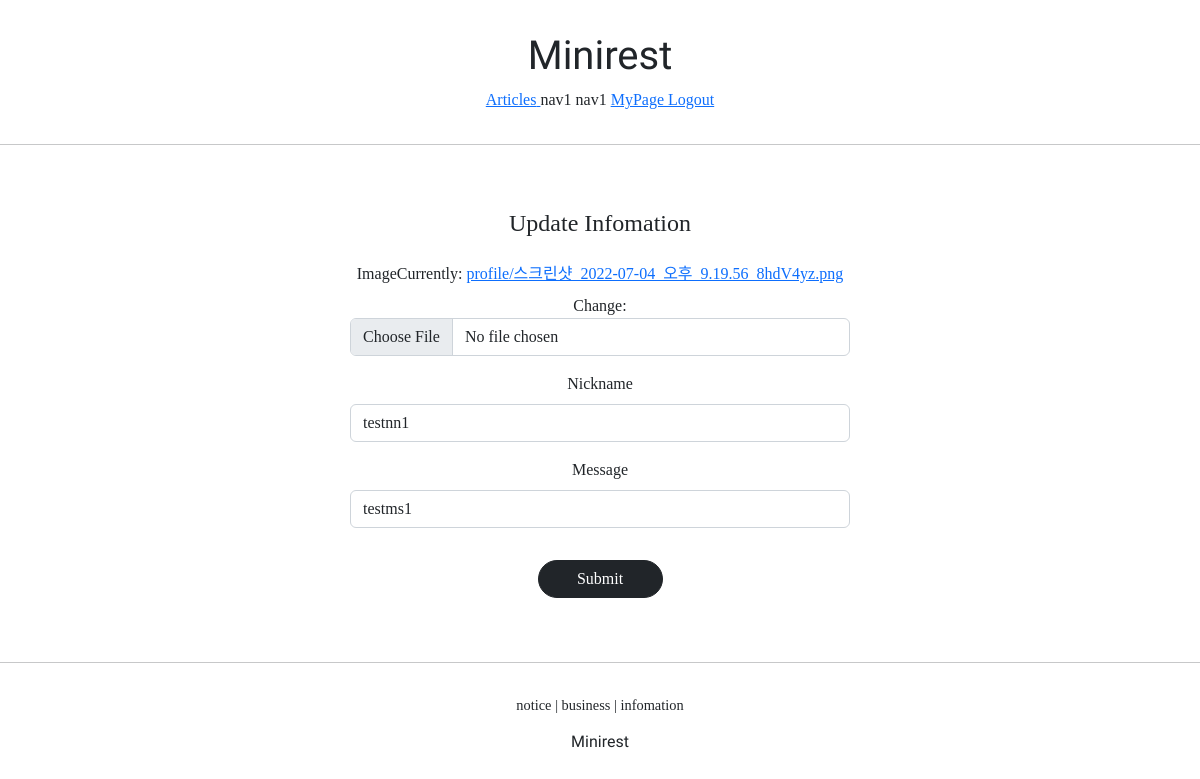
The page /profiles/update/1 (signed in) on the database as committed earlier.
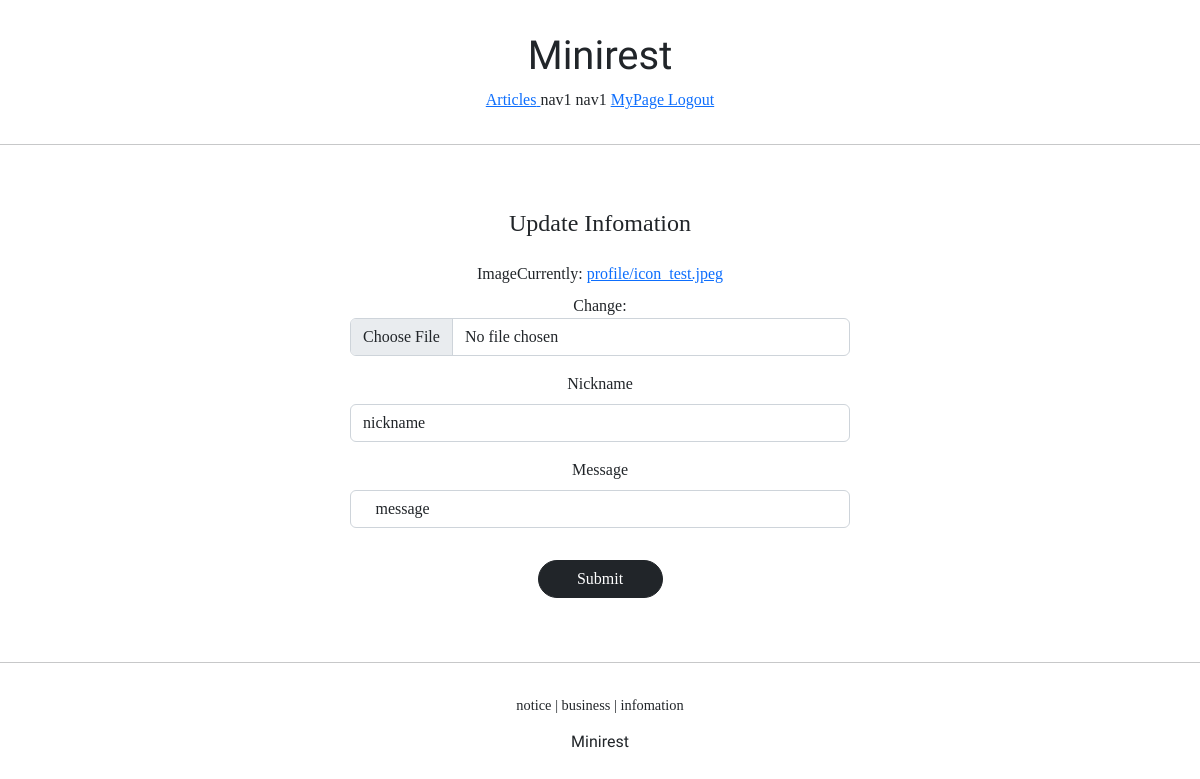
The same page on the database as committed later.
### profileapp/models.py (models this page shows)
class Profile(models.Model):
    user = models.OneToOneField(User, on_delete=models.CASCADE, related_name='profile') # user객체가 사라지면 프로필도 같이 삭제
    image = models.ImageField(upload_to='profile/', null=True) # media 밑에 profile 경로에 저장이 된다.
    nickname = models.CharField(max_length=20, unique=True, null=True)
    message = models.CharField(max_length=100, null=True)

### profileapp/views.py (the view, shortened to what this page needs)
# urls.py: path('update/<int:pk>', ProfileUpdateView.as_view(), name='update'),
@method_decorator(profile_ownership_required, 'get')
@method_decorator(profile_ownership_required, 'post')
class ProfileUpdateView(UpdateView):
    model = Profile
    context_object_name = 'target_profile'
    form_class = ProfileCreationForm
    template_name = 'profileapp/update.html'

### profileapp/forms.py
class ProfileCreationForm(ModelForm):
    class Meta:
        model = Profile
        fields = ['image', 'nickname', 'message'] # user는 서버에서 따로 처리

### profileapp/templates/profileapp/update.html (shortened to what this page needs)
{% extends 'base.html' %}
{% load django_bootstrap5 %}
{% block content %}
    <div style="text-align: center; max-width: 500px; margin: 4rem auto;">
        <div class="mb-4">
            <h4>Update Infomation</h4>
        </div>
        <form action="{% url 'profileapp:update' pk=target_profile.pk %}" method="post" enctype="multipart/form-data">
            {% bootstrap_form form %}
            <input type="submit" class="btn btn-dark rounded-pill col-3 mt-3">
        </form>
    </div>
{% endblock %}

### templates/base.html
<!DOCTYPE html>
<html lang="ko">
{% include 'head.html' %}
<body style="font-family: 'NanumSquareR';">
    {% include 'header.html' %}
    <hr>
    {% block content %}
    {% endblock %}
    <hr>
    {% include 'footer.html' %}
</body>
</html>

### templates/head.html (shortened to what this page needs)
{% load static %}
<head>
    <link href="https://cdn.jsdelivr.net/npm/bootstrap@5.2.0-beta1/dist/css/bootstrap.min.css" rel="stylesheet">
    <link rel="stylesheet" type="text/css" href="{% static 'base.css' %}">
</head>

### templates/header.html
<div class="minirest_header">
    <h1 class="minirest_logo">Minirest</h1>
    <div>
        <a href="{% url 'articleapp:list' %}">
            <span>Articles</span>
        </a>
        <span>nav1</span>
        <span>nav1</span>
        {% if not user.is_authenticated %}
        <a href="{% url 'accountapp:login' %}?next={{ request.path }}">
            <span>Login</span>
        </a>
        <a href="{% url 'accountapp:create' %}">
            <span>SingUp</span>
        </a>
        {% else %}
        <a href="{% url 'accountapp:detail' pk=user.pk %}">
            <span>MyPage</span>
        </a>
        <a href="{% url 'accountapp:logout' %}?next={{ request.path }}">
            <span>Logout</span>
        </a>
        {% endif %}
    </div>
</div>

### templates/footer.html
<div class="minirest_footer">
    <div class="minirest_footer_button">
        <span>notice</span> |
        <span>business</span> |
        <span>infomation</span>
    </div>
    <div style="margin-top: 1rem;">
        <h6 class="minirest_logo">Minirest</h6>
    </div>
</div>

### static/base.css (style rules this page uses)
.minirest_logo { font-family: 'The Nautigal', cursive; }
.minirest_header { text-align: center; margin: 2rem 0; }
.minirest_footer { text-align: center; margin-top: 2rem; }
.minirest_footer_button { font-size: .9rem; }

Rows that differ between the two databases and show on the page:
changed Profile: nickname "testnn1" → "nickname"; message "testms1" → "\bmessage"
Other text that changed with them:
text no longer shown: "Image Currently: profile/스크린샷_2022-07-04_오후_9.19.56_8hdV4yz.png Change: Nickname Message"
text now shown: "Image Currently: profile/icon_test.jpeg Change: Nickname Message"
